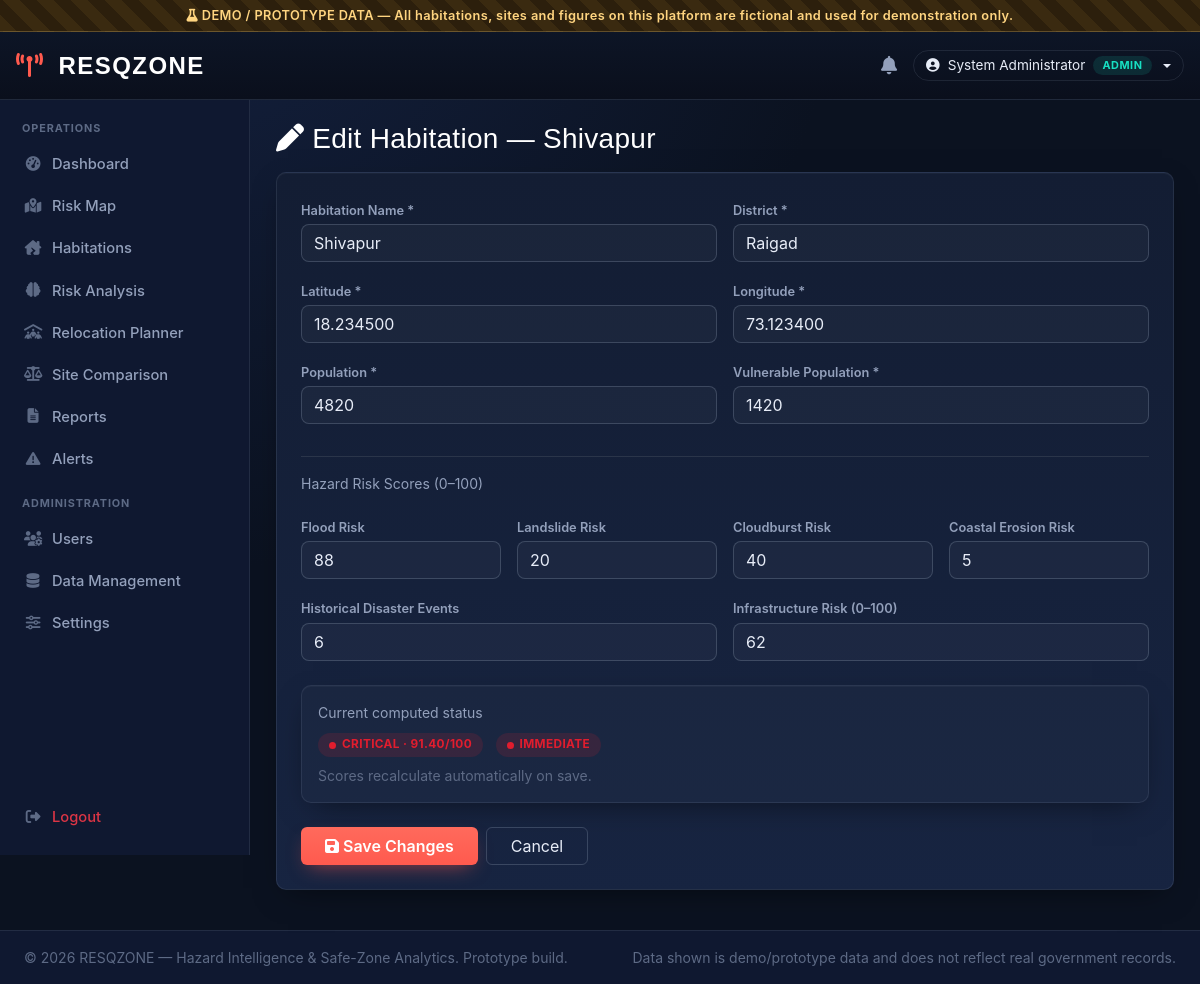
/edit-habitation.php?id=1 (signed in), run on the app's committed database.
### tables this page shows
CREATE TABLE `habitations` (
  `id` INT AUTO_INCREMENT PRIMARY KEY,
  `name` VARCHAR(150) NOT NULL,
  `district` VARCHAR(120) NOT NULL,
  `latitude` DECIMAL(10,6) NOT NULL,
  `longitude` DECIMAL(10,6) NOT NULL,
  `population` INT NOT NULL DEFAULT 0,
  `vulnerable_population` INT NOT NULL DEFAULT 0,
  `flood_risk` TINYINT NOT NULL DEFAULT 0,         
  `landslide_risk` TINYINT NOT NULL DEFAULT 0,      
  `cloudburst_risk` TINYINT NOT NULL DEFAULT 0,     
  `coastal_erosion_risk` TINYINT NOT NULL DEFAULT 0,  
  `historical_events` INT NOT NULL DEFAULT 0,
  `infrastructure_risk` TINYINT NOT NULL DEFAULT 0,  
  `primary_hazard` VARCHAR(60) DEFAULT NULL,
  `risk_score` DECIMAL(5,2) DEFAULT NULL,
  `risk_level` VARCHAR(20) DEFAULT NULL,
  `priority_score` DECIMAL(5,2) DEFAULT NULL,
  `priority` VARCHAR(20) DEFAULT NULL,
  `created_at` DATETIME NOT NULL DEFAULT CURRENT_TIMESTAMP,
  `updated_at` DATETIME NOT NULL DEFAULT CURRENT_TIMESTAMP ON UPDATE CURRENT_TIMESTAMP,
  INDEX idx_district (district),
  INDEX idx_risk_level (risk_level),
  INDEX idx_priority (priority)
);

### includes/auth.php (called while the page is built, shortened)
<?php
function sanitize(string $value): string
{
    return htmlspecialchars(trim($value), ENT_QUOTES, 'UTF-8');
}

### edit-habitation.php (the view, shortened to what this page needs)
<?php
require_once __DIR__ . '/includes/auth.php';
$conn = getDbConnection();
$id = (int)($_GET['id'] ?? 0);
$stmt = $conn->prepare('SELECT * FROM habitations WHERE id=?');
$stmt->bind_param('i', $id);
$stmt->execute();
$hab = $stmt->get_result()->fetch_assoc();
require_once __DIR__ . '/includes/header.php';
require_once __DIR__ . '/includes/sidebar.php';
?>
<h3 class="text-white mb-3"><i class="fa-solid fa-pen me-2"></i>Edit Habitation — <?= sanitize($hab['name']) ?></h3>
<form method="POST" class="hz-panel p-4">
  <div class="row g-3">
    <div class="col-md-6"><label class="hz-label">Habitation Name *</label><input name="name" required value="<?= sanitize($hab['name']) ?>" class="form-control hz-form-control"></div>
    <div class="col-md-6"><label class="hz-label">District *</label><input name="district" required value="<?= sanitize($hab['district']) ?>" class="form-control hz-form-control"></div>
    <div class="col-md-6"><label class="hz-label">Latitude *</label><input name="latitude" type="number" step="0.000001" required value="<?= $hab['latitude'] ?>" class="form-control hz-form-control"></div>
    <div class="col-md-6"><label class="hz-label">Longitude *</label><input name="longitude" type="number" step="0.000001" required value="<?= $hab['longitude'] ?>" class="form-control hz-form-control"></div>
    <div class="col-md-6"><label class="hz-label">Population *</label><input name="population" type="number" min="0" required value="<?= $hab['population'] ?>" class="form-control hz-form-control"></div>
    <div class="col-md-6"><label class="hz-label">Vulnerable Population *</label><input name="vulnerable_population" type="number" min="0" required value="<?= $hab['vulnerable_population'] ?>" class="form-control hz-form-control"></div>
    <div class="col-12"><hr class="border-secondary opacity-25"><div class="text-dim small mb-1">Hazard Risk Scores (0–100)</div></div>
    <div class="col-md-3"><label class="hz-label">Flood Risk</label><input name="flood_risk" type="number" min="0" max="100" value="<?= $hab['flood_risk'] ?>" class="form-control hz-form-control"></div>
    <div class="col-md-3"><label class="hz-label">Landslide Risk</label><input name="landslide_risk" type="number" min="0" max="100" value="<?= $hab['landslide_risk'] ?>" class="form-control hz-form-control"></div>
    <div class="col-md-3"><label class="hz-label">Cloudburst Risk</label><input name="cloudburst_risk" type="number" min="0" max="100" value="<?= $hab['cloudburst_risk'] ?>" class="form-control hz-form-control"></div>
    <div class="col-md-3"><label class="hz-label">Coastal Erosion Risk</label><input name="coastal_erosion_risk" type="number" min="0" max="100" value="<?= $hab['coastal_erosion_risk'] ?>" class="form-control hz-form-control"></div>
    <div class="col-md-6"><label class="hz-label">Historical Disaster Events</label><input name="historical_events" type="number" min="0" value="<?= $hab['historical_events'] ?>" class="form-control hz-form-control"></div>
    <div class="col-md-6"><label class="hz-label">Infrastructure Risk (0–100)</label><input name="infrastructure_risk" type="number" min="0" max="100" value="<?= $hab['infrastructure_risk'] ?>" class="form-control hz-form-control"></div>
  </div>
  <div class="hz-panel mt-4 p-3" style="background:rgba(255,255,255,0.02)">
    <div class="text-dim small mb-2">Current computed status</div>
    <span class="risk-badge risk-<?= strtolower($hab['risk_level']) ?>"><?= $hab['risk_level'] ?> · <?= $hab['risk_score'] ?>/100</span>
    <span class="risk-badge priority-<?= strtolower(str_replace(' ','-',$hab['priority'])) ?> ms-2"><?= $hab['priority'] ?></span>
    <div class="text-faint small mt-2">Scores recalculate automatically on save.</div>
  </div>
  <div class="d-flex gap-2 mt-4">
    <button class="btn btn-hz-primary px-4"><i class="fa-solid fa-floppy-disk me-1"></i>Save Changes</button>
    <a href="habitations.php" class="btn btn-hz-outline px-4">Cancel</a>
  </div>
</form>
<?php require_once __DIR__ . '/includes/footer.php'; ?>

### assets/css/style.css (style rules this page uses)
:root { --hz-bg: #0b1220; --hz-bg-alt: #0f1830; --hz-panel: #131d33; --hz-panel-alt: #182645; --hz-border: rgba(148,163,184,0.14); --hz-border-strong: rgba(148,163,184,0.28); --hz-text: #e7ecf7; --hz-text-dim: #93a0bb; --hz-text-faint: #5d6a85; --hz-critical: #e11d2e; --hz-high: #f97316; --hz-moderate: #eab308; --hz-safe: #22c55e; --hz-info: #3b82f6; --hz-accent: #ff5a4e; --hz-accent-2: #17e0c3; --font-display: 'Barlow Condensed', 'Oswald', sans-serif; --font-body: 'Inter', 'Segoe UI', sans-serif; --font-mono: 'JetBrains Mono', 'Roboto Mono', monospace; --radius: 10px; --shadow-panel: 0 1px 0 rgba(255,255,255,0.03) inset, 0 10px 30px -12px rgba(0,0,0,0.55); }
* { box-sizing:border-box; }
html,body { background: radial-gradient(circle at 15% -10%, #142140 0%, var(--hz-bg) 45%) fixed; color: var(--hz-text); font-family: var(--font-body); min-height:100vh; }
h1,h2,h3,h4,h5,.font-display { font-family: var(--font-display); letter-spacing:0.01em; }
a { text-decoration:none; }
.hz-panel { background: linear-gradient(180deg, var(--hz-panel) 0%, var(--hz-panel-alt) 130%); border:1px solid var(--hz-border); border-radius: var(--radius); box-shadow: var(--shadow-panel); }
.risk-badge { display:inline-flex; align-items:center; gap:6px; padding:3px 11px; border-radius:20px; font-size:0.74rem; font-weight:700; letter-spacing:0.03em; text-transform:uppercase; }
.risk-badge::before { content:''; width:7px; height:7px; border-radius:50%; background:currentColor; }
.risk-critical { background:rgba(225,29,46,0.14); color:var(--hz-critical); }
.priority-immediate { background:rgba(225,29,46,0.14); color:var(--hz-critical); }
.btn-hz-primary { background: linear-gradient(180deg, #ff6a5c, var(--hz-accent)); border:none; color:#fff; font-weight:600; box-shadow:0 8px 20px -8px rgba(255,90,78,0.6); }
.btn-hz-outline { border:1px solid var(--hz-border-strong); color:var(--hz-text); background:transparent; }
.hz-form-control, .form-select.hz-form-control { background: rgba(255,255,255,0.03); border:1px solid var(--hz-border-strong); color:var(--hz-text); border-radius:8px; }
.hz-form-control::placeholder { color:var(--hz-text-faint); }
label.hz-label { font-size:0.8rem; color:var(--hz-text-dim); font-weight:600; margin-bottom:4px; }
.text-dim { color:var(--hz-text-dim); }
.text-faint { color:var(--hz-text-faint); }

### data on the page
habitations: name "Shivapur", district "Raigad", latitude "18.234500", longitude "73.123400", population "4820", vulnerable_population "1420", flood_risk "88", landslide_risk "20", cloudburst_risk "40", coastal_erosion_risk "5", historical_events "6", infrastructure_risk "62", risk_level "CRITICAL", risk_score "91.40", priority "IMMEDIATE"

### other printed values
$user['name'] "System Administrator"
$user['role'] "ADMIN"
